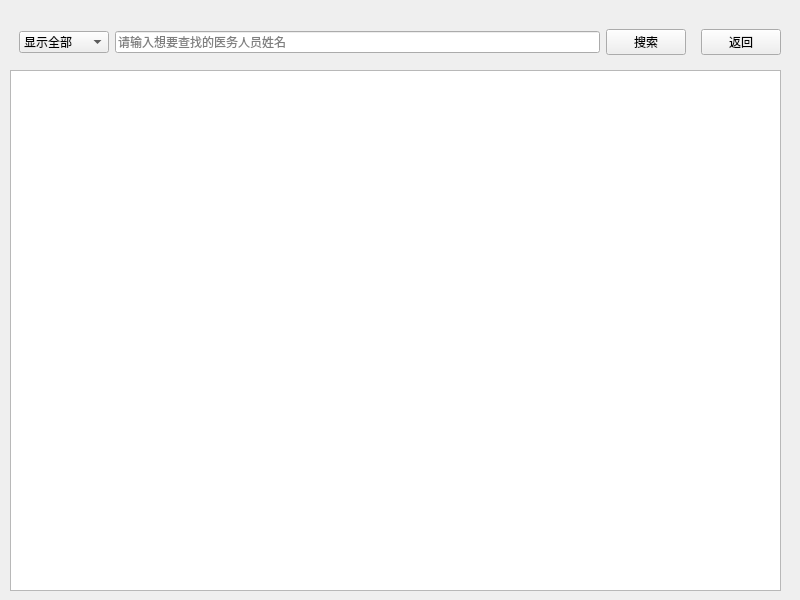
<?xml version="1.0" encoding="UTF-8"?>
<ui version="4.0">
 <class>getworker</class>
 <widget class="QWidget" name="getworker">
  <property name="geometry">
   <rect>
    <x>0</x>
    <y>0</y>
    <width>800</width>
    <height>600</height>
   </rect>
  </property>
  <property name="minimumSize">
   <size>
    <width>800</width>
    <height>600</height>
   </size>
  </property>
  <property name="maximumSize">
   <size>
    <width>800</width>
    <height>600</height>
   </size>
  </property>
  <property name="windowTitle">
   <string>查询系统</string>
  </property>
  <widget class="QWidget" name="">
   <property name="geometry">
    <rect>
     <x>10</x>
     <y>20</y>
     <width>771</width>
     <height>571</height>
    </rect>
   </property>
   <layout class="QGridLayout" name="gridLayout_2">
    <item row="0" column="0">
     <widget class="QWidget" name="widget" native="true">
      <layout class="QGridLayout" name="gridLayout">
       <item row="0" column="1">
        <widget class="QLineEdit" name="lineEdit">
         <property name="focusPolicy">
          <enum>Qt::StrongFocus</enum>
         </property>
         <property name="contextMenuPolicy">
          <enum>Qt::DefaultContextMenu</enum>
         </property>
         <property name="inputMask">
          <string/>
         </property>
         <property name="text">
          <string/>
         </property>
         <property name="echoMode">
          <enum>QLineEdit::Normal</enum>
         </property>
         <property name="placeholderText">
          <string>请输入想要查找的医务人员姓名</string>
         </property>
        </widget>
       </item>
       <item row="0" column="2">
        <widget class="QPushButton" name="search">
         <property name="text">
          <string>搜索</string>
         </property>
        </widget>
       </item>
       <item row="0" column="0">
        <widget class="QComboBox" name="select">
         <item>
          <property name="text">
           <string>显示全部</string>
          </property>
         </item>
         <item>
          <property name="text">
           <string>按姓名查找</string>
          </property>
         </item>
        </widget>
       </item>
      </layout>
     </widget>
    </item>
    <item row="0" column="1">
     <widget class="QPushButton" name="returnback">
      <property name="text">
       <string>返回</string>
      </property>
     </widget>
    </item>
    <item row="1" column="0" colspan="2">
     <widget class="QTableView" name="tableView"/>
    </item>
   </layout>
  </widget>
 </widget>
 <resources/>
 <connections/>
</ui>
